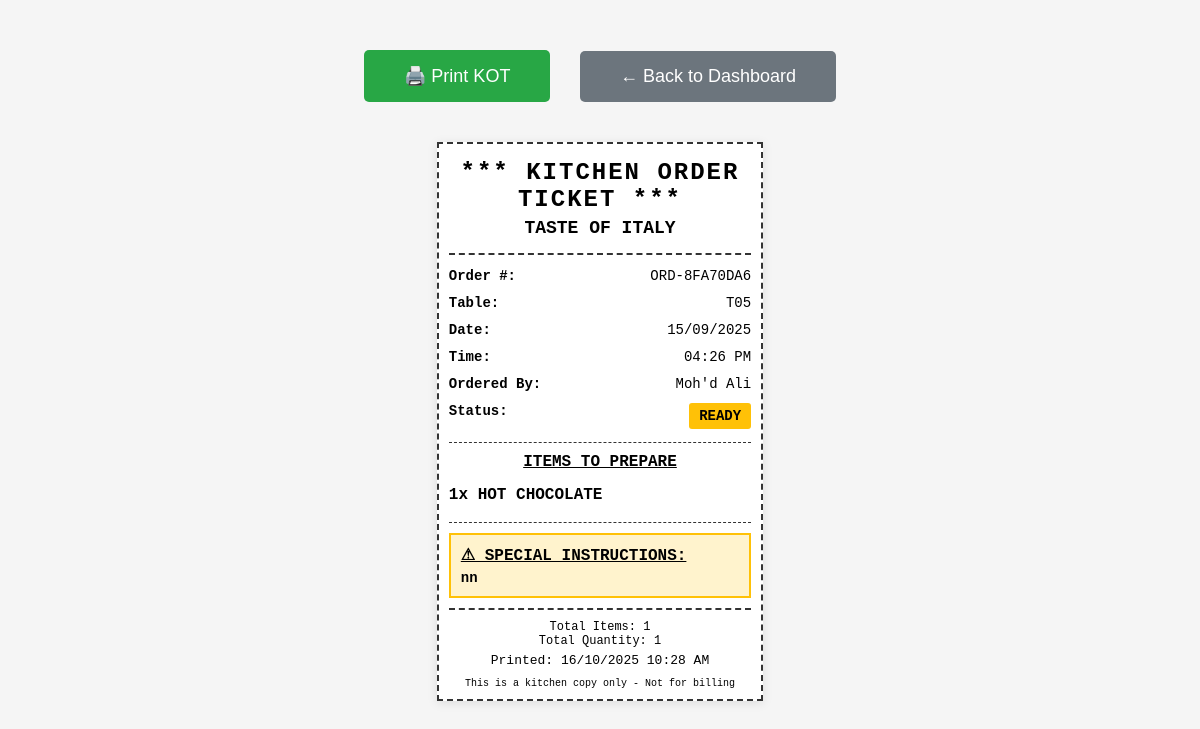
/orders/kot/16/ (signed in), run on the app's committed database.
### orders/models.py (models this page shows, shortened)
class Order(models.Model):
    STATUS_CHOICES = [
        ('pending', 'Pending'),
        ('confirmed', 'Confirmed'),
        ('preparing', 'Preparing'),
        ('ready', 'Ready'),
        ('served', 'Served'),
        ('cancelled', 'Cancelled'),
        ('customer_refused', 'Customer Refused'),
        ('kitchen_error', 'Kitchen Error'),
        ('quality_issue', 'Quality Issue'),
        ('wasted', 'Food Wasted'),
    ]
    PAYMENT_STATUS_CHOICES = [
        ('unpaid', 'Unpaid'),
        ('paid', 'Paid'),
        ('partial', 'Partial'),
    ]
    order_number = models.CharField(max_length=20, unique=True)
    table_info = models.ForeignKey(TableInfo, on_delete=models.CASCADE, related_name='orders')
    ordered_by = models.ForeignKey(User, on_delete=models.CASCADE, related_name='orders_placed')
    confirmed_by = models.ForeignKey(User, on_delete=models.SET_NULL, null=True, blank=True, related_name='orders_confirmed')
    status = models.CharField(max_length=20, choices=STATUS_CHOICES, default='pending')
    total_amount = models.DecimalField(max_digits=10, decimal_places=2, default=Decimal('0.00'))
    payment_amount = models.DecimalField(max_digits=10, decimal_places=2, null=True, blank=True)
    payment_status = models.CharField(max_length=20, choices=PAYMENT_STATUS_CHOICES, default='unpaid')
    reason_if_cancelled = models.TextField(blank=True)
    special_instructions = models.TextField(blank=True)
    created_at = models.DateTimeField(auto_now_add=True)
    updated_at = models.DateTimeField(auto_now=True)
    def get_total_products(self):
        return sum(item.quantity for item in self.order_items.all())
    class Meta:
        ordering = ['-created_at']

class OrderItem(models.Model):
    order = models.ForeignKey(Order, on_delete=models.CASCADE, related_name='order_items')
    product = models.ForeignKey(Product, on_delete=models.CASCADE)
    quantity = models.IntegerField(default=1)
    unit_price = models.DecimalField(max_digits=10, decimal_places=2)
    special_notes = models.TextField(blank=True)
    created_at = models.DateTimeField(auto_now_add=True)

### restaurant/models.py (models this page shows, shortened)
class TableInfo(models.Model):
    owner = models.ForeignKey(User, on_delete=models.CASCADE, related_name='tables',
                             limit_choices_to={'role__name': 'owner'}, null=True, blank=True)
    tbl_no = models.CharField(max_length=10)
    capacity = models.IntegerField(default=4)
    is_available = models.BooleanField(default=True)
    created_at = models.DateTimeField(auto_now_add=True)
    class Meta:
        verbose_name = "Table Information"
        verbose_name_plural = "Tables Information"
        unique_together = ['owner', 'tbl_no']  # Each owner can have their own table numbering

class Product(models.Model):
    name = models.CharField(max_length=200)
    description = models.TextField()
    main_category = models.ForeignKey(MainCategory, on_delete=models.CASCADE, related_name='products')
    sub_category = models.ForeignKey(SubCategory, on_delete=models.CASCADE, related_name='products', null=True, blank=True)
    price = models.DecimalField(max_digits=10, decimal_places=2, validators=[MinValueValidator(Decimal('0.01'))])
    available_in_stock = models.IntegerField(default=0, validators=[MinValueValidator(0)])
    is_available = models.BooleanField(default=True)
    preparation_time = models.IntegerField(help_text="Time in minutes", default=15)
    station = models.CharField(max_length=20, choices=[('kitchen', 'Kitchen'), ('bar', 'Bar')], default='kitchen', help_text="Assign to kitchen or bar")
    created_at = models.DateTimeField(auto_now_add=True)
    updated_at = models.DateTimeField(auto_now=True)
    class Meta:
        ordering = ['name']

### accounts/models.py (models this page shows, shortened)
class User(AbstractUser):
    role = models.ForeignKey(Role, on_delete=models.CASCADE, null=True, blank=True)
    owner = models.ForeignKey('self', on_delete=models.CASCADE, null=True, blank=True,
                             related_name='owned_users', limit_choices_to={'role__name': 'owner'})
    restaurant_name = models.CharField(max_length=200, blank=True,
                                     help_text="Name of the restaurant (for owners only)")
    restaurant_description = models.TextField(blank=True,
                                            help_text="Description of the restaurant (for owners only)")
    restaurant_qr_code = models.CharField(max_length=50, unique=True, blank=True, null=True,
                                        help_text="Unique QR code for restaurant access")
    tax_rate = models.DecimalField(max_digits=5, decimal_places=4, default=Decimal('0.0800'),
                                 help_text="Tax rate as decimal (e.g., 0.0800 for 8%, 0.0500 for 5%)")
    phone_number = models.CharField(max_length=15, blank=True)
    address = models.TextField(blank=True)
    is_active_staff = models.BooleanField(default=True)
    created_at = models.DateTimeField(auto_now_add=True)
    updated_at = models.DateTimeField(auto_now=True)
    def is_administrator(self):
        return self.role and self.role.name == 'administrator'
    def is_owner(self):
        return self.role and self.role.name == 'owner'
    def is_customer_care(self):
        return self.role and self.role.name == 'customer_care'
    def is_kitchen_staff(self):
        return self.role and self.role.name == 'kitchen'
    def is_cashier(self):
        return self.role and self.role.name == 'cashier'

### orders/views.py (the view)
# urls.py: path('kot/<int:order_id>/', views.print_kot, name='print_kot'),
@login_required
def print_kot(request, order_id):
    order = get_object_or_404(Order, id=order_id)
    if not (request.user.is_kitchen_staff() or
            request.user.is_customer_care() or
            request.user.is_cashier() or
            request.user.is_owner() or
            request.user.is_administrator()):
        messages.error(request, 'Access denied. Staff privileges required to print KOT.')
        return redirect('orders:my_orders')
    try:
        if not request.user.is_administrator():
            owner_filter = get_owner_filter(request.user)
            if owner_filter and order.table_info.owner != owner_filter:
                messages.error(request, 'Access denied. This order belongs to a different restaurant.')
                return redirect('orders:kitchen_dashboard')
    except Exception:
        messages.error(request, 'Permission error. Please contact administrator.')
        return redirect('orders:kitchen_dashboard')
    context = {
        'order': order,
        'now': timezone.now(),
    }
    return render(request, 'orders/kot.html', context)

### templates/orders/kot.html (shortened to what this page needs)
<!DOCTYPE html>
<html lang="en">
<head>
</head>
<body>
    <div class="print-buttons no-print">
        <button class="print-btn" onclick="window.print()">🖨️ Print KOT</button>
        <a href="{% url 'orders:select_table' %}" class="print-btn back-btn" style="text-decoration: none; display: inline-block;">← Back to Dashboard</a>
    </div>
    <div class="kot-container">
        <div class="kot-header">
            <div class="kot-title">*** KITCHEN ORDER TICKET ***</div>
            <div class="restaurant-name">{{ order.table_info.owner.restaurant_name|upper }}</div>
        </div>
        <div class="kot-info">
            <div class="kot-info-row">
                <span class="kot-info-label">Order #:</span>
                <span>{{ order.order_number }}</span>
            </div>
            <div class="kot-info-row">
                <span class="kot-info-label">Table:</span>
                <span>{{ order.table_info.tbl_no }}</span>
            </div>
            <div class="kot-info-row">
                <span class="kot-info-label">Date:</span>
                <span>{{ order.created_at|date:"d/m/Y" }}</span>
            </div>
            <div class="kot-info-row">
                <span class="kot-info-label">Time:</span>
                <span>{{ order.created_at|date:"h:i A" }}</span>
            </div>
            <div class="kot-info-row">
                <span class="kot-info-label">Ordered By:</span>
                <span>{{ order.ordered_by.get_full_name|default:order.ordered_by.username }}</span>
            </div>
            <div class="kot-info-row">
                <span class="kot-info-label">Status:</span>
                <span class="order-status">{{ order.get_status_display|upper }}</span>
            </div>
        </div>
        <div class="kot-divider"></div>
        <div class="kot-items">
            <div class="kot-items-title">ITEMS TO PREPARE</div>
            {% for item in order.order_items.all %}
                {% if item.product.station == 'kitchen' %}
                <div class="kot-item">
                    <div class="item-qty-name">
                        {{ item.quantity }}x {{ item.product.name|upper }}
                    </div>
                </div>
                {% endif %}
            {% endfor %}
        </div>
        <div class="kot-divider"></div>
        {% if order.special_instructions %}
        <div class="special-instructions">
            <div class="special-instructions-title">⚠ SPECIAL INSTRUCTIONS:</div>
            <div>{{ order.special_instructions }}</div>
        </div>
        {% endif %}
        <div class="kot-footer">
            <div>Total Items: {{ order.order_items.count }}</div>
            <div>Total Quantity: {{ order.get_total_products }}</div>
            <div class="kot-time">Printed: {{ now|date:"d/m/Y h:i A" }}</div>
            <div style="margin-top: 10px; font-size: 10px;">
                This is a kitchen copy only - Not for billing
            </div>
        </div>
    </div>
</body>
</html>

### templates/orders/kot.html (style rules this page uses)
body { font-family: 'Courier New', Courier, monospace; background-color: #f5f5f5; padding: 10px; margin: 0; }
.kot-container { background: white; max-width: 80mm; margin: 0 auto; padding: 10px; border: 2px dashed #333; box-shadow: 0 2px 10px rgba(0,0,0,0.1); }
.kot-header { text-align: center; border-bottom: 2px dashed #333; padding-bottom: 10px; margin-bottom: 10px; }
.kot-title { font-size: 24px; font-weight: bold; margin: 5px 0; letter-spacing: 2px; }
.restaurant-name { font-size: 18px; font-weight: bold; margin: 5px 0; }
.kot-info { margin: 10px 0; font-size: 14px; }
.kot-info-row { display: flex; justify-content: space-between; margin: 5px 0; padding: 3px 0; }
.kot-info-label { font-weight: bold; }
.kot-divider { border-top: 1px dashed #333; margin: 10px 0; }
.kot-items { margin: 10px 0; }
.kot-items-title { font-size: 16px; font-weight: bold; text-align: center; margin: 10px 0; text-decoration: underline; }
.kot-item { margin: 8px 0; padding: 5px 0; border-bottom: 1px dotted #ccc; }
.kot-item:last-child { border-bottom: none; }
.item-qty-name { font-size: 16px; font-weight: bold; margin-bottom: 3px; }
.special-instructions { background: #fff3cd; border: 2px solid #ffc107; padding: 10px; margin: 10px 0; font-size: 14px; font-weight: bold; }
.special-instructions-title { font-size: 16px; text-decoration: underline; margin-bottom: 5px; }
.kot-footer { text-align: center; border-top: 2px dashed #333; padding-top: 10px; margin-top: 10px; font-size: 12px; }
.kot-time { font-size: 13px; margin-top: 5px; }
.print-buttons { text-align: center; margin: 20px 0; padding: 20px; }
.print-btn { background: #28a745; color: white; border: none; padding: 15px 40px; font-size: 18px; cursor: pointer; border-radius: 5px; margin: 0 10px; font-family: Arial, sans-serif; }
.back-btn { background: #6c757d; }
.order-status { background: #ffc107; color: #000; padding: 5px 10px; border-radius: 3px; font-weight: bold; font-size: 14px; display: inline-block; }

### data on the page
Order: table_info.owner.restaurant_name "TASTE OF ITALY", order_number "ORD-8FA70DA6", table_info.tbl_no "T05", created_at "15/09/2025", created_at "04:26 PM", ordered_by.get_full_name "Moh'd Ali", status "READY", special_instructions "nn", order_items.count "1", get_total_products "1"
OrderItem: quantity "1", product.name "HOT CHOCOLATE"
